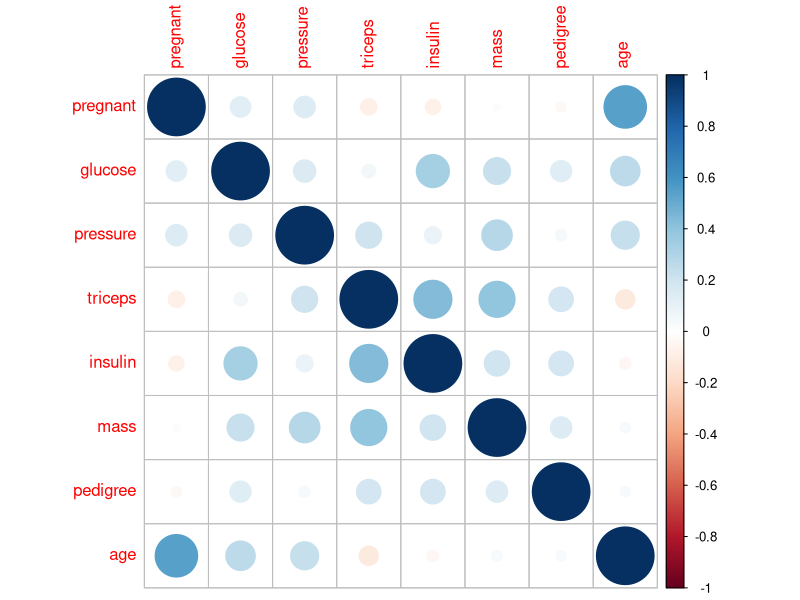
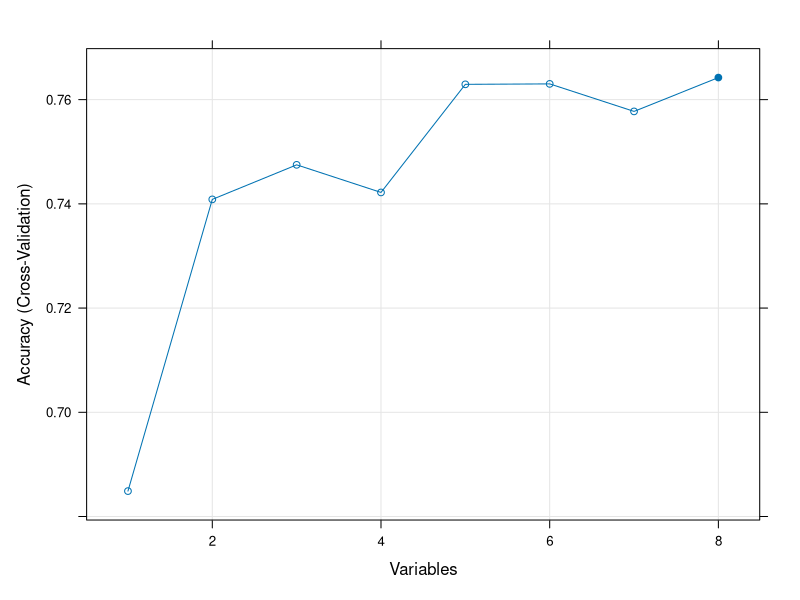

R code for these plots, in order: (Note: this script raises an error after producing the figures.)

set.seed(123)
library(mlbench)
library(caret)
library(corrplot)

data(PimaIndiansDiabetes)

str(PimaIndiansDiabetes)
summary(PimaIndiansDiabetes)

# correlation matrix
corrmatrix <- cor(PimaIndiansDiabetes[,1:8])
# summarize correlation matrix
corrplot(corrmatrix)

#Control the computational nuances of the train function
control <- trainControl(method="repeatedcv", number=10, repeats=3)
#method=The resampling method
#number=Either the number of folds or number of resampling iterations
#repeats= For repeated k-fold cross-validation only: the number of complete sets of folds to compute


# train the model
#The default method for optimizing tuning parameters in train is to use a grid search
model <- train(diabetes~., data=PimaIndiansDiabetes, method="lvq", preProcess="scale", trControl=control)

#ROC Curve for variable importance
importance <- varImp(model, scale=FALSE)
importance


control <- rfeControl(functions=rfFuncs, method="cv", number=10)
# run the RFE algorithm
results <- rfe(PimaIndiansDiabetes[,1:8], PimaIndiansDiabetes[,9], sizes=c(1:8), rfeControl=control)

results
# list the chosen features
predictors(results)
# plot the results
plot(results, type=c("g", "o"))


#run a number of algos on Pima Indians  dataset
#CART, LDA, SVM, kNN, Random Forest

#Control the computational nuances of the train function
control <- trainControl(method="repeatedcv", number=10, repeats=3)

set.seed(7)
# CART
#The default method for optimizing tuning parameters in train is to use a grid search
fit.cart <- train(diabetes~., data=PimaIndiansDiabetes, method="rpart", trControl=control)
# LDA
set.seed(7)
fit.lda <- train(diabetes~., data=PimaIndiansDiabetes, method="lda", trControl=control)
# SVM
set.seed(7)
fit.svm <- train(diabetes~., data=PimaIndiansDiabetes, method="svmRadial", trControl=control)
# kNN
set.seed(7)
fit.knn <- train(diabetes~., data=PimaIndiansDiabetes, method="knn", trControl=control)
# Random Forest
set.seed(7)
fit.rf <- train(diabetes~., data=PimaIndiansDiabetes, method="rf", trControl=control)

# collect resamples
results <- resamples(list(CART=fit.cart, LDA=fit.lda, SVM=fit.svm, KNN=fit.knn, RF=fit.rf))

#compare accuracy and kappa
summary(results)

#plot results
scales <- list(x=list(relation="free"), y=list(relation="free"))
#boxplots
bwplot(results, scales=scales)

scales <- list(x=list(relation="free"), y=list(relation="free"))
densityplot(results, scales=scales, pch = "|")

#scatterplot matrix
splom(results)










